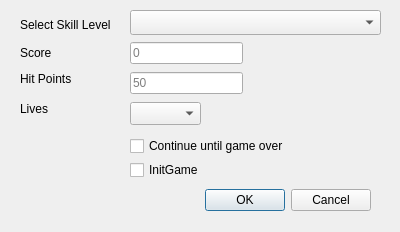
<?xml version="1.0" encoding="UTF-8"?>
<ui version="4.0">
 <class>CDlgTestLevel</class>
 <widget class="QDialog" name="CDlgTestLevel">
  <property name="geometry">
   <rect>
    <x>0</x>
    <y>0</y>
    <width>400</width>
    <height>232</height>
   </rect>
  </property>
  <property name="minimumSize">
   <size>
    <width>400</width>
    <height>200</height>
   </size>
  </property>
  <property name="maximumSize">
   <size>
    <width>400</width>
    <height>250</height>
   </size>
  </property>
  <property name="windowTitle">
   <string>Dialog</string>
  </property>
  <property name="windowIcon">
   <iconset resource="lgck-builder.qrc">
    <normaloff>:/images/lgckbuilder64ronnie2.png</normaloff>:/images/lgckbuilder64ronnie2.png</iconset>
  </property>
  <widget class="QDialogButtonBox" name="buttonBox">
   <property name="geometry">
    <rect>
     <x>150</x>
     <y>180</y>
     <width>221</width>
     <height>41</height>
    </rect>
   </property>
   <property name="orientation">
    <enum>Qt::Horizontal</enum>
   </property>
   <property name="standardButtons">
    <set>QDialogButtonBox::Cancel|QDialogButtonBox::Ok</set>
   </property>
  </widget>
  <widget class="QLabel" name="label">
   <property name="geometry">
    <rect>
     <x>20</x>
     <y>17</y>
     <width>101</width>
     <height>16</height>
    </rect>
   </property>
   <property name="text">
    <string>Select Skill Level</string>
   </property>
  </widget>
  <widget class="QComboBox" name="cbSkill">
   <property name="geometry">
    <rect>
     <x>130</x>
     <y>10</y>
     <width>251</width>
     <height>25</height>
    </rect>
   </property>
  </widget>
  <widget class="QLineEdit" name="eScore">
   <property name="geometry">
    <rect>
     <x>130</x>
     <y>42</y>
     <width>113</width>
     <height>22</height>
    </rect>
   </property>
   <property name="inputMask">
    <string>0000000</string>
   </property>
   <property name="placeholderText">
    <string>0</string>
   </property>
  </widget>
  <widget class="QLineEdit" name="eHitPoints">
   <property name="geometry">
    <rect>
     <x>130</x>
     <y>72</y>
     <width>113</width>
     <height>22</height>
    </rect>
   </property>
   <property name="inputMask">
    <string>000</string>
   </property>
   <property name="placeholderText">
    <string>50</string>
   </property>
  </widget>
  <widget class="QComboBox" name="cbLives">
   <property name="geometry">
    <rect>
     <x>130</x>
     <y>102</y>
     <width>71</width>
     <height>23</height>
    </rect>
   </property>
  </widget>
  <widget class="QLabel" name="label_2">
   <property name="geometry">
    <rect>
     <x>20</x>
     <y>46</y>
     <width>52</width>
     <height>14</height>
    </rect>
   </property>
   <property name="text">
    <string>Score</string>
   </property>
  </widget>
  <widget class="QLabel" name="label_3">
   <property name="geometry">
    <rect>
     <x>20</x>
     <y>72</y>
     <width>52</width>
     <height>14</height>
    </rect>
   </property>
   <property name="text">
    <string>Hit Points</string>
   </property>
  </widget>
  <widget class="QLabel" name="label_4">
   <property name="geometry">
    <rect>
     <x>20</x>
     <y>102</y>
     <width>52</width>
     <height>14</height>
    </rect>
   </property>
   <property name="text">
    <string>Lives</string>
   </property>
  </widget>
  <widget class="QCheckBox" name="cInitGame">
   <property name="geometry">
    <rect>
     <x>130</x>
     <y>159</y>
     <width>93</width>
     <height>22</height>
    </rect>
   </property>
   <property name="text">
    <string>InitGame</string>
   </property>
  </widget>
  <widget class="QCheckBox" name="cContinue">
   <property name="geometry">
    <rect>
     <x>130</x>
     <y>135</y>
     <width>221</width>
     <height>22</height>
    </rect>
   </property>
   <property name="text">
    <string>Continue until game over</string>
   </property>
  </widget>
 </widget>
 <resources>
  <include location="lgck-builder.qrc"/>
 </resources>
 <connections>
  <connection>
   <sender>buttonBox</sender>
   <signal>accepted()</signal>
   <receiver>CDlgTestLevel</receiver>
   <slot>accept()</slot>
   <hints>
    <hint type="sourcelabel">
     <x>248</x>
     <y>254</y>
    </hint>
    <hint type="destinationlabel">
     <x>157</x>
     <y>274</y>
    </hint>
   </hints>
  </connection>
  <connection>
   <sender>buttonBox</sender>
   <signal>rejected()</signal>
   <receiver>CDlgTestLevel</receiver>
   <slot>reject()</slot>
   <hints>
    <hint type="sourcelabel">
     <x>316</x>
     <y>260</y>
    </hint>
    <hint type="destinationlabel">
     <x>286</x>
     <y>274</y>
    </hint>
   </hints>
  </connection>
 </connections>
</ui>
